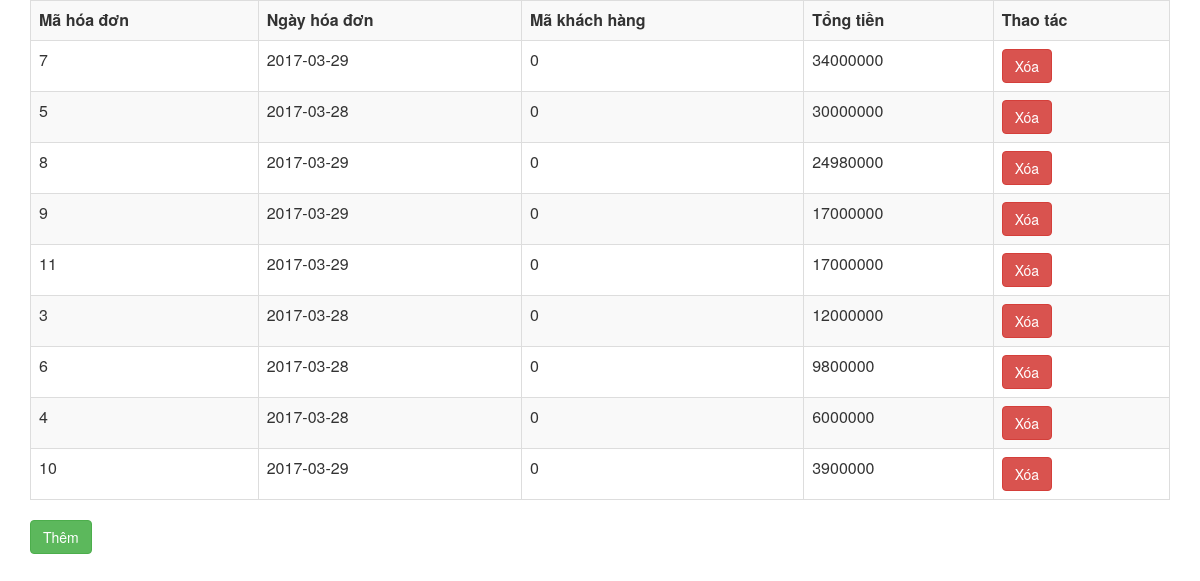
Page /danh_sach_hoa_don.php on the committed database.
### tables this page shows
CREATE TABLE `hoa_don` (
  `id` int(11) NOT NULL,
  `ngay_hoa_don` date NOT NULL,
  `nguoi_dung_id` int(11) NOT NULL,
  `tong_tien` float NOT NULL
);

### danh_sach_hoa_don.php (the view, shortened to what this page needs)
<html>
    <head>
        <link rel="stylesheet" href="bootstrap/css/bootstrap.css" />
    </head>
    <body>
<?php
require("ket_noi.php");
$sql = "SELECT * FROM hoa_don
         ORDER BY tong_tien DESC";
$ketQuaTruyVan = $conn->query($sql);
?>
        <div class="container">
            <table class="table table-striped table-bordered">
                <tr>
                    <th>Mã hóa đơn</th>
                    <th>Ngày hóa đơn</th>
                    <th>Mã khách hàng</th>
                    <th>Tổng tiền</th>
                    <th>Thao tác</th>
                </tr>
    <?php
    if($ketQuaTruyVan->num_rows > 0){
while($KH = $ketQuaTruyVan->fetch_assoc()){
?>
                    <tr>
                        <td><?php echo $KH['id']; ?></td>
                        <td><?php echo $KH['ngay_hoa_don']; ?></td>
                        <td><?php echo $KH['nguoi_dung_id']; ?></td>
                        <td><?php echo $KH['tong_tien']; ?></td>
                    <td>
                        <a class="btn btn-danger" href="xoa_hoa_don.php?id=<?php echo $KH['id'];?>">Xóa</a>
                    </td>
                </tr>
    <?php
        }
    }
    ?>
            </table>
            <a class="btn btn-success" href="them_hoa_don.php">Thêm </a>
        </div>
    </body>
</html>

### rows in the picture
hoa_don: id "7", ngay_hoa_don "2017-03-29", nguoi_dung "0", tong_tien "34000000"
hoa_don: id "5", ngay_hoa_don "2017-03-28", nguoi_dung "0", tong_tien "30000000"
hoa_don: id "8", ngay_hoa_don "2017-03-29", nguoi_dung "0", tong_tien "24980000"
hoa_don: id "9", ngay_hoa_don "2017-03-29", nguoi_dung "0", tong_tien "17000000"
hoa_don: id "11", ngay_hoa_don "2017-03-29", nguoi_dung "0", tong_tien "17000000"
hoa_don: id "3", ngay_hoa_don "2017-03-28", nguoi_dung "0", tong_tien "12000000"
hoa_don: id "6", ngay_hoa_don "2017-03-28", nguoi_dung "0", tong_tien "9800000"
hoa_don: id "4", ngay_hoa_don "2017-03-28", nguoi_dung "0", tong_tien "6000000"
hoa_don: id "10", ngay_hoa_don "2017-03-29", nguoi_dung "0", tong_tien "3900000"
